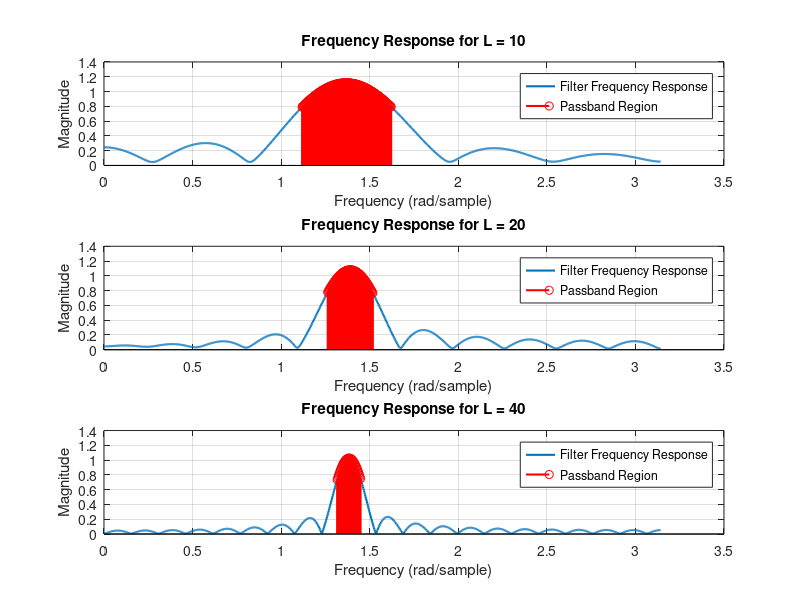

Here is the MATLAB script that generated this plot:
clear
clc

L_values = [10, 20, 40];  % Filter length parameters
wc = 0.44*pi;              % Center frequency parameter
passband_widths = zeros(1, length(L_values)); % Arrays to store passband widths

% Frequency response for each of the filter lengths
figure;
for i = 1:length(L_values)
    L = L_values(i);
    
    n = 0:L; % Index
    h = 2/L * cos(wc * n); % Impulse Response of the bandpass filter
    w = 0:pi/1000:pi; % Angular frequency variable
    H = freqz(h, 1, w); % Frequency response of filter

    % Find frequencies on |H(e^jw)| >= 0.707 * H_max
    passband_indices = find(abs(H) >= 0.707 * max(abs(H)));
    passband_widths(i) = w(passband_indices(end)) - w(passband_indices(1));
    % Plotting of frequency response
    subplot(length(L_values), 1, i);
    plot(w, abs(H), 'LineWidth', 1.5);
    hold on;
    stem(w(passband_indices), abs(H(passband_indices)), 'r', 'LineWidth', 1.5);
    xlabel('Frequency (rad/sample)');
    ylabel('Magnitude');
    title(['Frequency Response for L = ', num2str(L)]);
    legend('Filter Frequency Response', 'Passband Region');
    grid on;
end

% Displaying results
disp('Passband widths at 0.707 level:');
disp(passband_widths);